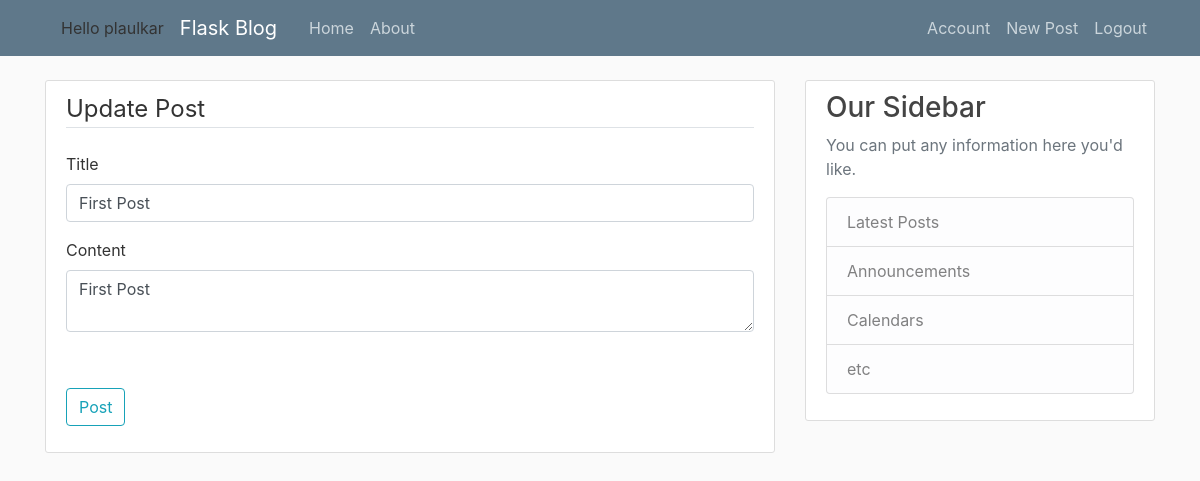
Screenshot of /post/1/update (signed in) with the database file from the repository.
### flaskblog/models.py (models this page shows, shortened)
class User(db.Model, UserMixin):
	id = db.Column(db.Integer, primary_key=True);
	username = db.Column(db.String(20), unique=True, nullable=False);
	email = db.Column(db.String(120), unique=True, nullable=False);
	image_file = db.Column(db.String(20), nullable=False, default='default.jpg');
	password = db.Column(db.String(60), nullable=False);
	posts = db.relationship('Post', backref='author', lazy=True);

class Post(db.Model):
	id = db.Column(db.Integer, primary_key=True);
	title = db.Column(db.String(100), nullable=False)
	date_posted = db.Column(db.DateTime, nullable=False, default=datetime.utcnow);
	content = db.Column(db.Text, nullable=False)
	user_id = db.Column(db.Integer, db.ForeignKey('user.id'), nullable=False);

### flaskblog/routes.py (the view)
@app.route('/post/<int:post_id>/update', methods=['GET', 'POST'])
@login_required
def update_post(post_id):
	post = Post.query.get_or_404(post_id)
	if(post.author != current_user):
		abort(403)
	form = PostForm()
	if (form.validate_on_submit()):
		post.title = form.title.data
		post.content = form.content.data
		db.session.commit();
		flash('Your post has been updated', 'success')
		return redirect(url_for('post', post_id=post.id))
	elif(request.method == 'GET'):
		form.title.data = post.title
		form.content.data = post.content
	return render_template('create_post.html', title='Update Post', form=form, legend='Update Post')

### flaskblog/forms.py
class PostForm(FlaskForm):
	title = StringField('Title', validators=[DataRequired()])
	content = TextAreaField('Content', validators=[DataRequired()])
	submit = SubmitField('Post')

### flaskblog/models.py (called while the page is built)
@login_manager.user_loader
def load_user(user_id):
	return User.query.get(int(user_id))

### flaskblog/templates/create_post.html (shortened to what this page needs)
{% extends "layout.html" %}
{% block content %}
	<div class='content-section'>
		<form method="POST", action="">
			<fieldset class="form-group">
				<legend class="border-bottom mb-4">{{ legend }}</legend>
				<div class="form-group">
					{{ form.title.label(class="form-control-label") }}
					{% if form.title.errors %}
						{{ form.title(class="form-control form-control-lg is-invalid") }}
						<div class="invalid-feedback">
							{% for error in form.title.errors %}
								<span>{{ error }}</span>
							{% endfor %}
						</div>
					{% else %}
						{{ form.title(class="form-control form-control-label") }}
					{% endif %}
				</div>
				<div class="form-group">
					{{ form.content.label(class="form-control-label") }}
					{% if form.content.errors %}
						{{ form.content(class="form-control form-control-lg is-invalid") }}
						<div class="invalid-feedback">
							{% for error in form.content.errors %}
								<span>{{ error }}</span>
							{% endfor %}
						</div>
					{% else %}
						{{ form.content(class="form-control form-control-label") }}
					{% endif %}
				</div>
			</fieldset><br>
			<div class="form-group">
					{{ form.submit(class="btn btn-outline-info") }}
			</div>
		</form>
	</div>
{% endblock content %}

### flaskblog/templates/layout.html (shortened to what this page needs)
<!DOCTYPE html>
<html>
	<head>
		<link rel="stylesheet" href="https://maxcdn.bootstrapcdn.com/bootstrap/4.0.0/css/bootstrap.min.css">
		<link href="{{ url_for('static', filename='main.css') }}" rel="stylesheet" type="text/css">
	</head>
	<body>
		<header class="site-header">
			<nav class="navbar navbar-expand-md navbar-dark bg-steel fixed-top">
				<div class="container">
				  {% if current_user.is_authenticated %}
					<span class="nav-item nav-link">Hello {{ current_user.username }}</span>
				  {% endif %}
				  <a class="navbar-brand mr-4" href="/">Flask Blog</a>
				  <div class="collapse navbar-collapse" id="navbarToggle">
					<div class="navbar-nav mr-auto">
					  <a class="nav-item nav-link" href="{{ url_for('home') }}">Home</a>
					  <a class="nav-item nav-link" href="{{ url_for('about') }}">About</a>
					</div>
					<div class="navbar-nav">
						{% if current_user.is_authenticated %}
							<a class="nav-item nav-link" href="{{ url_for('account') }}">Account</a>
							<a class="nav-item nav-link" href="{{ url_for('new_post') }}">New Post</a>
							<a class="nav-item nav-link" href="{{ url_for('logout') }}">Logout</a>
						{% else %}
							<a class="nav-item nav-link" href="{{ url_for('login') }}">Login</a>
							<a class="nav-item nav-link" href="{{ url_for('register') }}">Register</a>
						{% endif %}
					</div>
				  </div>
				</div>
			</nav>
		</header>
		<main role="main" class="container">
		  <div class="row">
			<div class="col-md-8">
			  {% block content %}{% endblock %}
			</div>
			<div class="col-md-4">
			  <div class="content-section">
				<h3>Our Sidebar</h3>
				<p class='text-muted'>You can put any information here you'd like.
				  <ul class="list-group">
					<li class="list-group-item list-group-item-light">Latest Posts</li>
					<li class="list-group-item list-group-item-light">Announcements</li>
					<li class="list-group-item list-group-item-light">Calendars</li>
					<li class="list-group-item list-group-item-light">etc</li>
				  </ul>
				</p>
			  </div>
			</div>
		  </div>
		</main>
	</body>
</html>

### flaskblog/static/main.css (style rules this page uses)
body { background: #fafafa; color: #333333; margin-top: 5rem; }
h1, h2, h3, h4, h5, h6 { color: #444444; }
.bg-steel { background-color: #5f788a; }
.site-header .navbar-nav .nav-link { color: #cbd5db; }
.content-section { background: #ffffff; padding: 10px 20px; border: 1px solid #dddddd; border-radius: 3px; margin-bottom: 20px; }

### rows the page displays
User: username "plaulkar"
Post: title "First Post", content "First Post"

### other values shown
{{ legend }} "Update Post"
